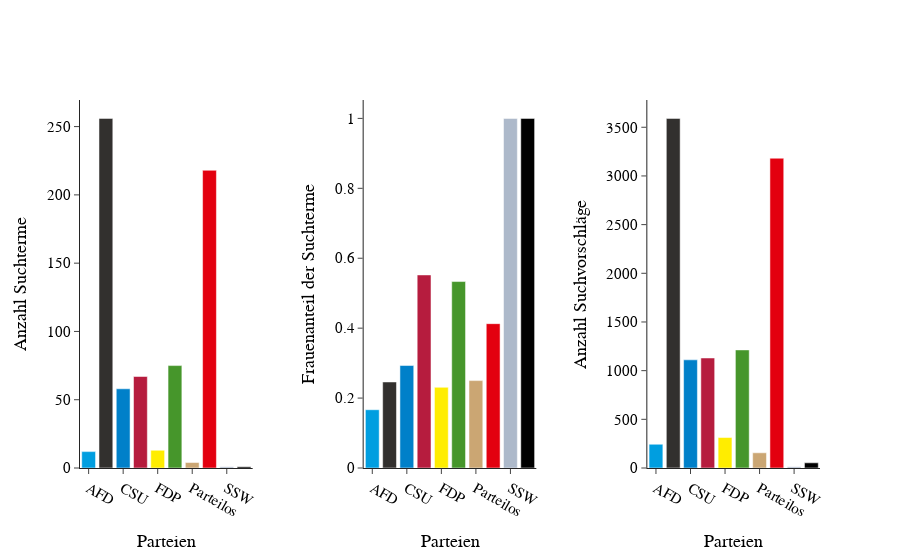

Notebook cell for this chart:
### Code cell
terms = suggestions_df.groupby(['party', 'gender'], as_index=False)['queryterm'].nunique()

parties = {'party':[], 'percentages':[]}

for party in terms['party'].unique():
    tmp = terms[terms['party']==party]
    female = tmp[tmp['gender']=='female']['queryterm'].sum()
    percentage = female / tmp['queryterm'].sum()
    parties['party'].append(party)
    parties['percentages'].append(percentage)
    
f_percentages = pd.DataFrame(data=parties)

terms = suggestions_df.groupby(['party'], as_index=False)['queryterm'].nunique()
suggs = suggestions_df.groupby(['party'], as_index=False)['suggestion'].nunique()

fig = make_subplots(rows=1, cols=3, horizontal_spacing=0.15)

fig.add_trace(go.Bar(x=terms['party'], y=terms['queryterm'],
                     marker_color=party_colors, showlegend=False), row=1, col=1)

fig.add_trace(go.Bar(x=f_percentages['party'], y=f_percentages['percentages'],
                     marker_color=party_colors, showlegend=False), row=1, col=2)

fig.add_trace(go.Bar(x=suggs['party'], y=suggs['suggestion'],
                     marker_color=party_colors, showlegend=False), row=1, col=3)


fig.update_yaxes(title='Anzahl Suchterme', row=1, col=1)
fig.update_yaxes(title='Frauenanteil der Suchterme', row=1, col=2)
fig.update_yaxes(title='Anzahl Suchvorschläge', row=1, col=3)
fig.update_xaxes(title='Parteien', row=1, col=1)
fig.update_xaxes(title='Parteien', row=1, col=2)
fig.update_xaxes(title='Parteien', row=1, col=3)

fig.update_layout(font=dict(family='Computer Modern', color='black', size=15), template='simple_white')
fig.show()

### Figure 1 — Plotly figure (JSON) as saved in the notebook; plotly's stock layout.template omitted (floating-point values rounded to 4 significant figures)
{"data": [{"marker": {"color": ["rgb(0,158,224)", "rgb(50,48,46)", "rgb(0,128,201)", "rgb(182,28,62)", "rgb(255,237,0)", "rgb(70,150,43)", "rgb(203,166,115)", "rgb(227,0,15)", "rgb(173,185,202)"]}, "showlegend": false, "type": "bar", "x": ["AFD", "CDU", "CSU", "DIE LINKE", "FDP", "GRÜNE", "Parteilos", "SPD", "SSW", "fraktionslos"], "xaxis": "x", "y": [12, 256, 58, 67, 13, 75, 4, 218, 1, 1], "yaxis": "y"}, {"marker": {"color": ["rgb(0,158,224)", "rgb(50,48,46)", "rgb(0,128,201)", "rgb(182,28,62)", "rgb(255,237,0)", "rgb(70,150,43)", "rgb(203,166,115)", "rgb(227,0,15)", "rgb(173,185,202)"]}, "showlegend": false, "type": "bar", "x": ["AFD", "CDU", "CSU", "DIE LINKE", "FDP", "GRÜNE", "Parteilos", "SPD", "SSW", "fraktionslos"], "xaxis": "x2", "y": [0.1667, 0.2461, 0.2931, 0.5522, 0.2308, 0.5333, 0.25, 0.4128, 1, 1], "yaxis": "y2"}, {"marker": {"color": ["rgb(0,158,224)", "rgb(50,48,46)", "rgb(0,128,201)", "rgb(182,28,62)", "rgb(255,237,0)", "rgb(70,150,43)", "rgb(203,166,115)", "rgb(227,0,15)", "rgb(173,185,202)"]}, "showlegend": false, "type": "bar", "x": ["AFD", "CDU", "CSU", "DIE LINKE", "FDP", "GRÜNE", "Parteilos", "SPD", "SSW", "fraktionslos"], "xaxis": "x3", "y": [244, 3591, 1111, 1130, 313, 1213, 156, 3182, 14, 53], "yaxis": "y3"}], "layout": {"font": {"color": "black", "family": "Computer Modern", "size": 15}, "xaxis": {"anchor": "y", "domain": [0, 0.2333], "title": {"text": "Parteien"}}, "xaxis2": {"anchor": "y2", "domain": [0.3833, 0.6167], "title": {"text": "Parteien"}}, "xaxis3": {"anchor": "y3", "domain": [0.7667, 1.0], "title": {"text": "Parteien"}}, "yaxis": {"anchor": "x", "domain": [0, 1], "title": {"text": "Anzahl Suchterme"}}, "yaxis2": {"anchor": "x2", "domain": [0, 1], "title": {"text": "Frauenanteil der Suchterme"}}, "yaxis3": {"anchor": "x3", "domain": [0, 1], "title": {"text": "Anzahl Suchvorschläge"}}}}
